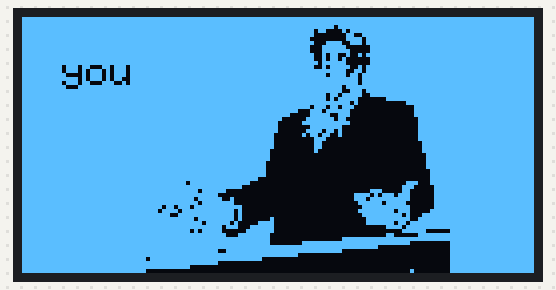
A sketch run on a simulated Arduino Uno, built with avr-gcc and run on an emulated ATmega328P. Shown: 128×64 one-colour display. What the sketch prints to the serial monitor is not drawn.

Above: at 0.33 s.
At 1.28 s:
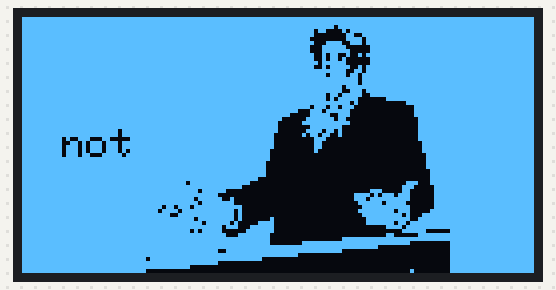
At 1.75 s:
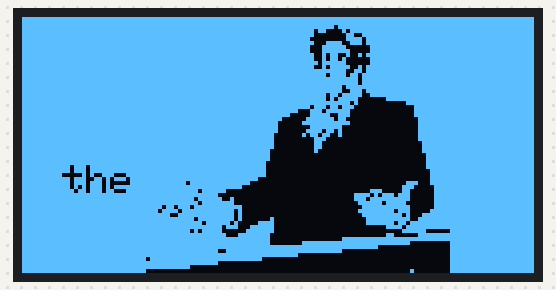
At 2.23 s:
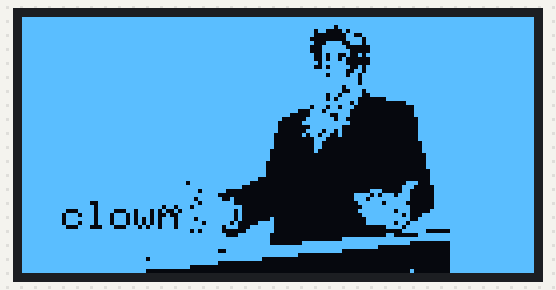
At 3.18 s:
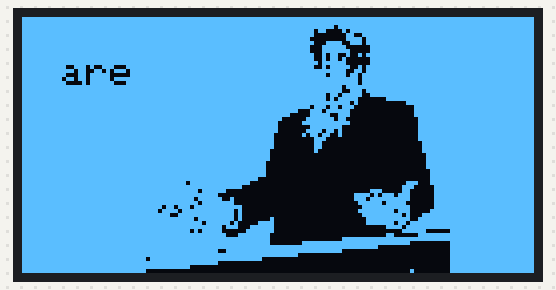
At 4.4 s:
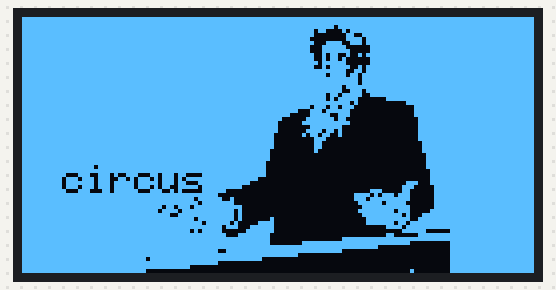

The sketch:

Encargo06_Primera_Nota.ino
```cpp
#include <Wire.h>
#include <Adafruit_GFX.h>
#include <Adafruit_SSD1306.h>
//librerias para el display

#define ANCHO_PANTALLA 128
#define ALTO_PANTALLA 64
//dimensiones del display

#define OLED_ADDR 0x3C
//tipo de display

Adafruit_SSD1306 pantalla(ANCHO_PANTALLA, ALTO_PANTALLA, &Wire);
//variable libreria nombre(ancho,largo,comunicacion)


String frasePantalla[] =
{
  "you","are","not","the","clown",
  "you","are","the","entire","circus",
};
//Array de texto tipo String


// 'MilesEdgeworth2', 128x64px
const unsigned char epd_bitmap_MilesEdgeworth2 [] PROGMEM = {
	0xff, 0xff, 0xff, 0xff, 0xff, 0xff, 0xff, 0xff, 0xff, 0xff, 0xff, 0xff, 0xff, 0xff, 0xff, 0xff,
	0xff, 0xff, 0xff, 0xff, 0xff, 0xff, 0xff, 0xff, 0xff, 0xff, 0xff, 0xff, 0xff, 0xff, 0xff, 0xff,
	0xff, 0xff, 0xff, 0xff, 0xff, 0xff, 0xff, 0xff, 0xff, 0xfd, 0xff, 0xff, 0xff, 0xff, 0xff, 0xff,
	0xff, 0xff, 0xff, 0xff, 0xff, 0xff, 0xff, 0xff, 0xff, 0xb0, 0xbf, 0xff, 0xff, 0xff, 0xff, 0xff,
	0xff, 0xff, 0xff, 0xff, 0xff, 0xff, 0xff, 0xff, 0xff, 0x80, 0x67, 0xff, 0xff, 0xff, 0xff, 0xff,
	0xff, 0xff, 0xff, 0xff, 0xff, 0xff, 0xff, 0xff, 0xff, 0x00, 0x7b, 0xff, 0xff, 0xff, 0xff, 0xff,
	0xff, 0xff, 0xff, 0xff, 0xff, 0xff, 0xff, 0xff, 0xff, 0x8f, 0x3b, 0xff, 0xff, 0xff, 0xff, 0xff,
	0xff, 0xff, 0xff, 0xff, 0xff, 0xff, 0xff, 0xff, 0xff, 0x1f, 0x81, 0xff, 0xff, 0xff, 0xff, 0xff,
	0xff, 0xff, 0xff, 0xff, 0xff, 0xff, 0xff, 0xff, 0xff, 0x1f, 0xc1, 0xff, 0xff, 0xff, 0xff, 0xff,
	0xff, 0xff, 0xff, 0xff, 0xff, 0xff, 0xff, 0xff, 0xff, 0x96, 0x4b, 0xff, 0xff, 0xff, 0xff, 0xff,
	0xff, 0xff, 0xff, 0xff, 0xff, 0xff, 0xff, 0xff, 0xff, 0x96, 0x81, 0xff, 0xff, 0xff, 0xff, 0xff,
	0xff, 0xff, 0xff, 0xff, 0xff, 0xff, 0xff, 0xff, 0xff, 0xdf, 0x81, 0xff, 0xff, 0xff, 0xff, 0xff,
	0xff, 0xff, 0xff, 0xff, 0xff, 0xff, 0xff, 0xff, 0xff, 0x97, 0xcb, 0xff, 0xff, 0xff, 0xff, 0xff,
	0xff, 0xff, 0xff, 0xff, 0xff, 0xff, 0xff, 0xff, 0xff, 0xff, 0x9b, 0xff, 0xff, 0xff, 0xff, 0xff,
	0xff, 0xff, 0xff, 0xff, 0xff, 0xff, 0xff, 0xff, 0xff, 0xf7, 0xb7, 0xff, 0xff, 0xff, 0xff, 0xff,
	0xff, 0xff, 0xff, 0xff, 0xff, 0xff, 0xff, 0xff, 0xff, 0xff, 0xf7, 0xff, 0xff, 0xff, 0xff, 0xff,
	0xff, 0xff, 0xff, 0xff, 0xff, 0xff, 0xff, 0xff, 0xff, 0xff, 0xf7, 0xff, 0xff, 0xff, 0xff, 0xff,
	0xff, 0xff, 0xff, 0xff, 0xff, 0xff, 0xff, 0xff, 0xff, 0xff, 0x7f, 0xff, 0xff, 0xff, 0xff, 0xff,
	0xff, 0xff, 0xff, 0xff, 0xff, 0xff, 0xff, 0xff, 0xff, 0xff, 0x3b, 0xff, 0xff, 0xff, 0xff, 0xff,
	0xff, 0xff, 0xff, 0xff, 0xff, 0xff, 0xff, 0xff, 0xff, 0xf6, 0xf9, 0xff, 0xff, 0xff, 0xff, 0xff,
	0xff, 0xff, 0xff, 0xff, 0xff, 0xff, 0xff, 0xff, 0xff, 0xf5, 0xf0, 0x1f, 0xff, 0xff, 0xff, 0xff,
	0xff, 0xff, 0xff, 0xff, 0xff, 0xff, 0xff, 0xff, 0xff, 0xff, 0xd0, 0x00, 0xff, 0xff, 0xff, 0xff,
	0xff, 0xff, 0xff, 0xff, 0xff, 0xff, 0xff, 0xff, 0xff, 0x76, 0xe0, 0x00, 0x3f, 0xff, 0xff, 0xff,
	0xff, 0xff, 0xff, 0xff, 0xff, 0xff, 0xff, 0xff, 0xf8, 0xef, 0xc0, 0x00, 0x3f, 0xff, 0xff, 0xff,
	0xff, 0xff, 0xff, 0xff, 0xff, 0xff, 0xff, 0xff, 0xe0, 0xf9, 0xc0, 0x00, 0x3f, 0xff, 0xff, 0xff,
	0xff, 0xff, 0xff, 0xff, 0xff, 0xff, 0xff, 0xff, 0x81, 0xfd, 0x80, 0x00, 0x1f, 0xff, 0xff, 0xff,
	0xff, 0xff, 0xff, 0xff, 0xff, 0xff, 0xff, 0xff, 0x03, 0xff, 0xc0, 0x00, 0x1f, 0xff, 0xff, 0xff,
	0xff, 0xff, 0xff, 0xff, 0xff, 0xff, 0xff, 0xff, 0x00, 0xff, 0x00, 0x00, 0x1f, 0xff, 0xff, 0xff,
	0xff, 0xff, 0xff, 0xff, 0xff, 0xff, 0xff, 0xff, 0x01, 0xed, 0x00, 0x00, 0x1f, 0xff, 0xff, 0xff,
	0xff, 0xff, 0xff, 0xff, 0xff, 0xff, 0xff, 0xfe, 0x02, 0xd9, 0x00, 0x00, 0x1f, 0xff, 0xff, 0xff,
	0xff, 0xff, 0xff, 0xff, 0xff, 0xff, 0xff, 0xfe, 0x00, 0x70, 0x00, 0x00, 0x1f, 0xff, 0xff, 0xff,
	0xff, 0xff, 0xff, 0xff, 0xff, 0xff, 0xff, 0xfe, 0x00, 0x60, 0x00, 0x00, 0x0f, 0xff, 0xff, 0xff,
	0xff, 0xff, 0xff, 0xff, 0xff, 0xff, 0xff, 0xfe, 0x00, 0x60, 0x00, 0x00, 0x0f, 0xff, 0xff, 0xff,
	0xff, 0xff, 0xff, 0xff, 0xff, 0xff, 0xff, 0xfc, 0x00, 0x40, 0x00, 0x00, 0x0f, 0xff, 0xff, 0xff,
	0xff, 0xff, 0xff, 0xff, 0xff, 0xff, 0xff, 0xfc, 0x00, 0x00, 0x00, 0x00, 0x07, 0xff, 0xff, 0xff,
	0xff, 0xff, 0xff, 0xff, 0xff, 0xff, 0xff, 0xfc, 0x00, 0x00, 0x00, 0x00, 0x07, 0xff, 0xff, 0xff,
	0xff, 0xff, 0xff, 0xff, 0xff, 0xff, 0xff, 0xf8, 0x00, 0x00, 0x00, 0x00, 0x07, 0xff, 0xff, 0xff,
	0xff, 0xff, 0xff, 0xff, 0xff, 0xff, 0xff, 0xf8, 0x00, 0x00, 0x00, 0x00, 0x07, 0xff, 0xff, 0xff,
	0xff, 0xff, 0xff, 0xff, 0xff, 0xff, 0xff, 0xf8, 0x00, 0x00, 0x00, 0x00, 0x03, 0xff, 0xff, 0xff,
	0xff, 0xff, 0xff, 0xff, 0xff, 0xff, 0xff, 0xf8, 0x00, 0x00, 0x00, 0x00, 0x03, 0xff, 0xff, 0xff,
	0xff, 0xff, 0xff, 0xff, 0xff, 0xff, 0xff, 0xe0, 0x00, 0x00, 0x00, 0x00, 0x03, 0xff, 0xff, 0xff,
	0xff, 0xff, 0xff, 0xff, 0xff, 0xbf, 0xff, 0x80, 0x00, 0x00, 0x00, 0x00, 0xe3, 0xff, 0xff, 0xff,
	0xff, 0xff, 0xff, 0xff, 0xff, 0xff, 0xfe, 0x00, 0x00, 0x00, 0x00, 0x01, 0xc1, 0xff, 0xff, 0xff,
	0xff, 0xff, 0xff, 0xff, 0xff, 0xf7, 0xe0, 0x00, 0x00, 0x00, 0x01, 0xc1, 0x81, 0xff, 0xff, 0xff,
	0xff, 0xff, 0xff, 0xff, 0xff, 0xff, 0x80, 0x00, 0x00, 0x00, 0x1e, 0xbb, 0x81, 0xff, 0xff, 0xff,
	0xff, 0xff, 0xff, 0xff, 0xff, 0xef, 0xc8, 0x00, 0x00, 0x00, 0x1d, 0xff, 0x81, 0xff, 0xff, 0xff,
	0xff, 0xff, 0xff, 0xff, 0xff, 0xf7, 0xf8, 0x00, 0x00, 0x00, 0x0f, 0xdf, 0x01, 0xff, 0xff, 0xff,
	0xff, 0xff, 0xff, 0xff, 0xed, 0xdf, 0xfe, 0x00, 0x00, 0x00, 0x07, 0xff, 0x81, 0xff, 0xff, 0xff,
	0xff, 0xff, 0xff, 0xff, 0xde, 0xff, 0xfa, 0x00, 0x00, 0x00, 0x0f, 0xfb, 0x83, 0xff, 0xff, 0xff,
	0xff, 0xff, 0xff, 0xff, 0xf9, 0xff, 0xfa, 0x00, 0x00, 0x00, 0x07, 0xfe, 0x8f, 0xff, 0xff, 0xff,
	0xff, 0xff, 0xff, 0xff, 0xff, 0xef, 0xfa, 0x02, 0x00, 0x00, 0x03, 0xff, 0x9f, 0xff, 0xff, 0xff,
	0xff, 0xff, 0xff, 0xff, 0xff, 0xfb, 0xf4, 0x1e, 0x00, 0x00, 0x03, 0xfb, 0x7f, 0xff, 0xff, 0xff,
	0xff, 0xff, 0xff, 0xff, 0xff, 0xff, 0xdc, 0x7e, 0x00, 0x00, 0x00, 0x1e, 0xff, 0xff, 0xff, 0xff,
	0xff, 0xff, 0xff, 0xff, 0xff, 0xd7, 0xc0, 0xfe, 0x00, 0x00, 0x00, 0x01, 0xf8, 0x1f, 0xff, 0xff,
	0xff, 0xff, 0xff, 0xff, 0xff, 0xff, 0xe3, 0xfc, 0x00, 0x00, 0x00, 0x18, 0x1f, 0xff, 0xff, 0xff,
	0xff, 0xff, 0xff, 0xff, 0xff, 0xff, 0xff, 0xfc, 0x00, 0x00, 0xff, 0xff, 0xff, 0xff, 0xff, 0xff,
	0xff, 0xff, 0xff, 0xff, 0xff, 0xff, 0xff, 0xfc, 0x03, 0xff, 0xff, 0xff, 0x80, 0x1f, 0xff, 0xff,
	0xff, 0xff, 0xff, 0xff, 0xff, 0xff, 0xff, 0xff, 0xff, 0xff, 0xff, 0x80, 0x00, 0x1f, 0xff, 0xff,
	0xff, 0xff, 0xff, 0xff, 0xff, 0xff, 0x9f, 0xff, 0xff, 0xff, 0x00, 0x00, 0x00, 0x1f, 0xff, 0xff,
	0xff, 0xff, 0xff, 0xff, 0xff, 0xff, 0xff, 0xff, 0xf8, 0x00, 0x00, 0x00, 0x00, 0x1f, 0xff, 0xff,
	0xff, 0xff, 0xff, 0xfe, 0xff, 0xff, 0xff, 0xf0, 0x00, 0x00, 0x00, 0x00, 0x00, 0x1f, 0xff, 0xff,
	0xff, 0xff, 0xff, 0xff, 0xff, 0xff, 0x80, 0x00, 0x00, 0x00, 0x00, 0x00, 0x00, 0x1f, 0xff, 0xff,
	0xff, 0xff, 0xff, 0xff, 0xff, 0xc0, 0x00, 0x00, 0x00, 0x00, 0x00, 0x00, 0x00, 0x1f, 0xff, 0xff,
	0xff, 0xff, 0xff, 0xfe, 0x00, 0x00, 0x00, 0x00, 0x00, 0x00, 0x00, 0x00, 0x40, 0x1f, 0xff, 0xff
};

// Array de los bitmaps (mapeo de los pixeles de la imagen en bits)
//(Total bytes used to store images in PROGMEM = 1040)

const int epd_bitmap_allArray_LEN = 1;
const unsigned char* epd_bitmap_allArray[1] = {
	epd_bitmap_MilesEdgeworth2
};
//int como variable constante (sin modificacion)
//array tipo char de valores positivos constante con puntero

void mostrarImagen(){
	pantalla.drawBitmap(0,0,epd_bitmap_MilesEdgeworth2,128,64,SSD1306_WHITE);
	pantalla.display();
}
//void para mostrar imagen
//nombre del display.mostrar la imagen(posicion de x e y de la esquina superior izquierda,
//nombre del array generado por javl, dimensiones del display,color de fondo)
//nombre del display.display para mostrar en la pantalla
//todo esto fue con ayuda de chatgpt para que la imagen quede fija como capa de fondo,
//de lo contrario el texto se sobreponía a los bits

void setup(){

	Serial.begin(9600);
	//respaldo del funcionamiento del codigo en el monitor serial

  if(!pantalla.begin(SSD1306_SWITCHCAPVCC,OLED_ADDR)){
    Serial.begin(9600);
    Serial.println("SSD1306 NOT FOUND");
    for(;;);
  }
	//medida para comprobar el funcionamiento del codigo en la pantalla
	//si no funciona, se aroja el texto de not found

	pantalla.clearDisplay();
	//si funciona, se "limpia" todo lo anterior (en este caso,
 //solo se habría ejecutado lo declarado en if)
}

void loop(){

  for(int i = 0; i < 10; i++){   //variable for para establecer el indice del array del texto

		Serial.println(frasePantalla[i]); //se imprime el texto del array en el monitor serial

		pantalla.clearDisplay();
		mostrarImagen();
		//volvemos a limpiar el display y llamamos al void
   //que permite mostrar la imagen

		int y = 10 + (i % 6) * 9;
		//se hace una funcion llamada y para que la posicion del texto se mantenga
		//en el mismo lugar durante el scroll. 10 es el numero de la pulgada, se suma
		// el resto del indice y el numero de posiciones verticales ocupadas
		//se multiplica por 9 que es la cantidad de objetos de texto en el array
		//considerando de 0 a 9
		//me ayudó chatgpt para que las palabras no se sobrepongan a medida que aparecen


    pantalla.setTextSize(1);
    pantalla.setTextColor(SSD1306_BLACK);
		//tamaño del texto y color del texto


    pantalla.setCursor(10, y); //x posicionado en la 10ma pulgada, y posicionada en
		//la pulgada según el espacio que ocupe cada palabra
    pantalla.println(frasePantalla[i]); //para imprimir el texto en la pantalla
    pantalla.display();

		int mantener = 300; //me basé en la funcion para mantener los leds de la clase03

		if(int y = 10 + (i % 6)){
			delay(mantener);
			delay(100);
		}
		//creé este if para que el texto se muestre más lento
   }
	 delay(500); //pausa para repetir el loop
}
```

Measured:
- by itself, everything shown: repeats every 5.3 s, in 20 steps
- what the display in image 0 shows lasts 0.5 s, from 0.1 s to 0.6 s
- what the display in image 5 shows lasts 0.9 s, from 4.4 s to 5.3 s
